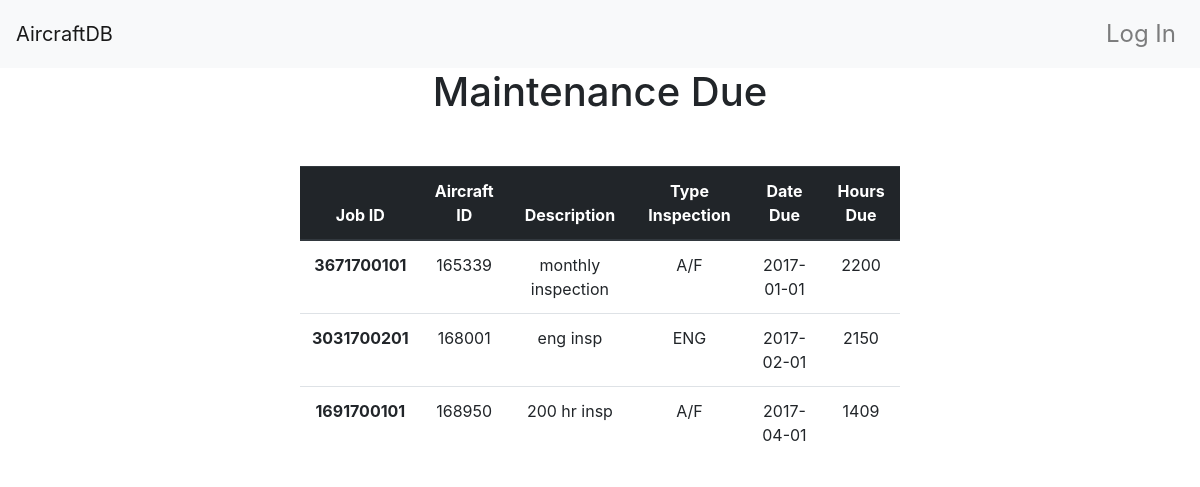
/mechanic/maintenance_due, run on an earlier commit of the app's database.
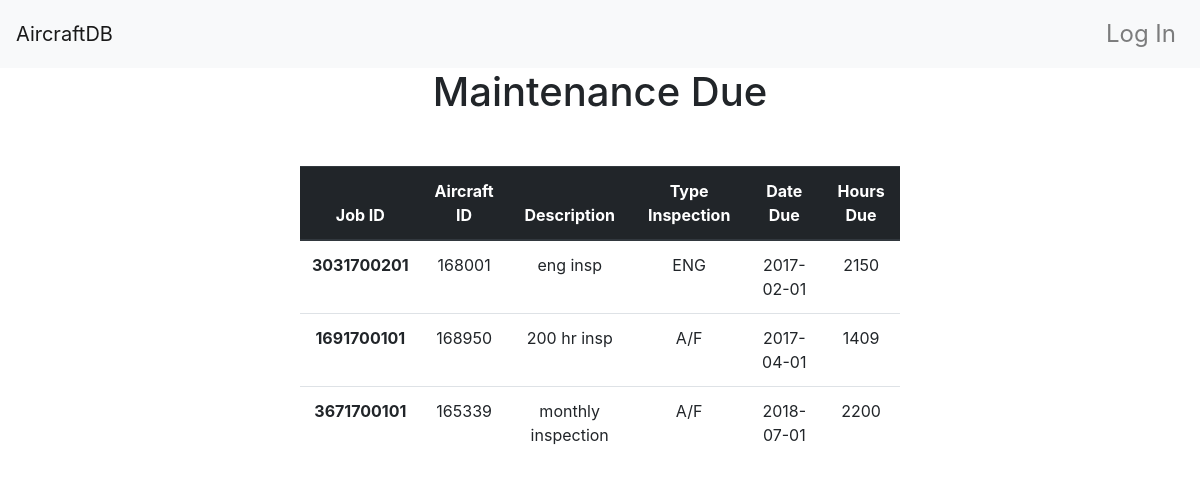
And on a later commit of the database.
### app/models.py (models this page shows, shortened)
class MaintenanceDue(db.Model):
    __tablename__ = 'maintenanceDues'
    job_id = db.Column(db.Integer, primary_key = True)
    aircraft_id = db.Column(db.Integer, db.ForeignKey('aircrafts.id'), primary_key = True)
    description = db.Column(db.String(150))
    type_inspection =  db.Column(db.String(80))
    date_due = db.Column(db.String)
    hours_due = db.Column(db.Integer)

### app/main/views.py (the view)
@main.route('/mechanic/maintenance_due')
def mechanic_get_maintenance_due():
    data = MaintenanceDue.query.all()
    return render_template('mechanic/maintenance_due.html', data=data)

### app/templates/mechanic/maintenance_due.html
{% extends "base.html" %}
{% block page_content %}
<div class="table_heading">
    <h1>Maintenance Due</h1>
</div>
  <div class="second-container">
    <table class="table">
    <thead class="thead-dark">
      <tr>
        <th scope="col">Job ID</th>
        <th scope="col">Aircraft ID</th>
        <th scope="col">Description</th>
        <th scope="col">Type Inspection</th>
        <th scope="col">Date Due</th>
        <th scope="col">Hours Due</th>
      </tr>
    </thead>
    <tbody>
    {% for row in data %}
      <tr>
        <th scope="row"> {{row.job_id}} </th>
        <td>{{row.aircraft_id}}</td>
        <td>{{row.description}}</td>
        <td>{{row.type_inspection}}</td>
        <td>{{row.date_due}}</td>
        <td>{{row.hours_due}}</td>
        {% endfor %}
    </tbody>
  </table>
  </div>
{% endblock %}

What changed in the data, as far as the page shows it:
removed MaintenanceDue: job_id "3671700101", aircraft_id "165339", description "monthly inspection", type_inspection "A/F", date_due "2017-01-01", hours_due "2200"
added MaintenanceDue: job_id "3671700101", aircraft_id "165339", description "monthly inspection", type_inspection "A/F", date_due "2018-07-01", hours_due "2200"
